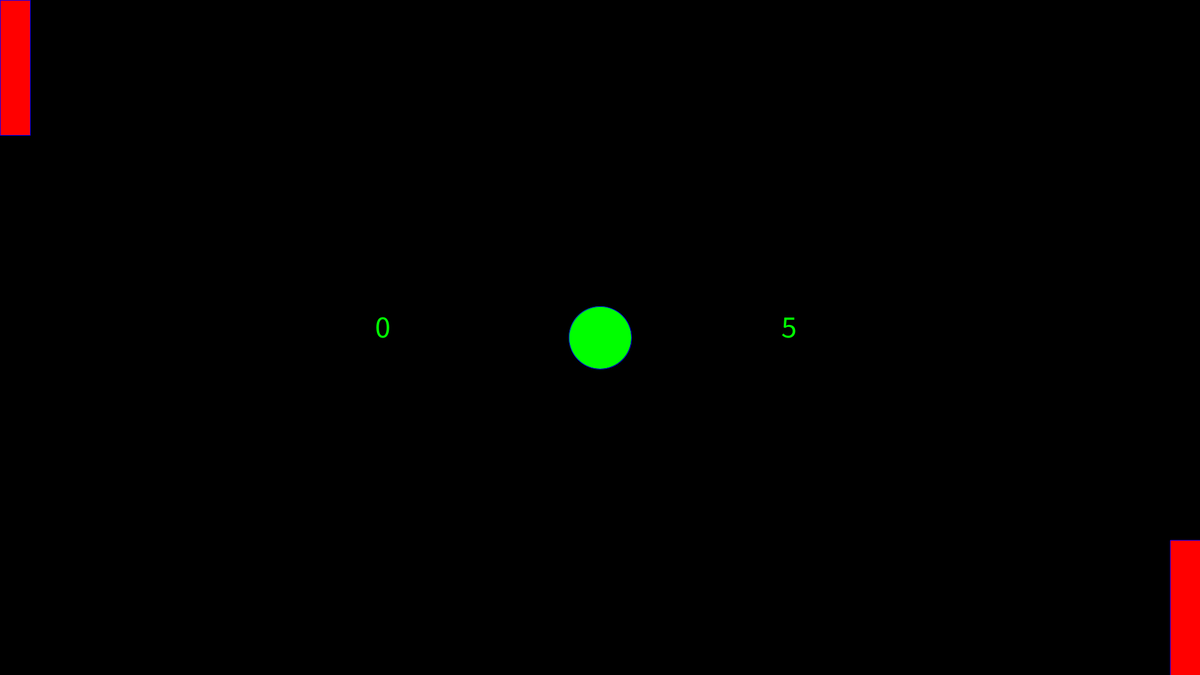
Frame 1 (no input)
Frame 60 (the mouse pressed at the canvas centre just before this capture): identical to frame 1, image omitted
Frame 120 (the mouse held since frame 60 and released just before this capture): identical to frame 1, image omitted

The Processing sketch that drew this single still picture (run headless with seeded random() and noise(); from frame 60 on, the mouse is pressed at the canvas centre):

// Processing sketch: test1f
// ── test1f.pde
//maxX = ... 1920  .., maxY = 1080

void setup() //runs once
{
  size(1920, 1080); //sets the width and height of the program
  background(0);//sets background colour to black
  fill(0,255,0);//sets colour of ellipse and numbers to green
  stroke(0,0,255);//sets outline colour to blue
  textSize(50);//sets text size 
  text("0",600,540);//sets text position to left of ellipse 
  text("5",1250,540);//sets text position to right of ellipse 
  ellipse(960, 540,100,100); 
}

void draw() //runs forever
{
  fill(255,0,0);//sets colour of paddles to Red
  stroke(0,0,255);//sets colour of outline to blue 
  rect(0, 0, 48, 216); //sets of paddle at top left corner 
  rect(1872, 864, 48, 216);//sets of paddle at lower bottom corner 
}
